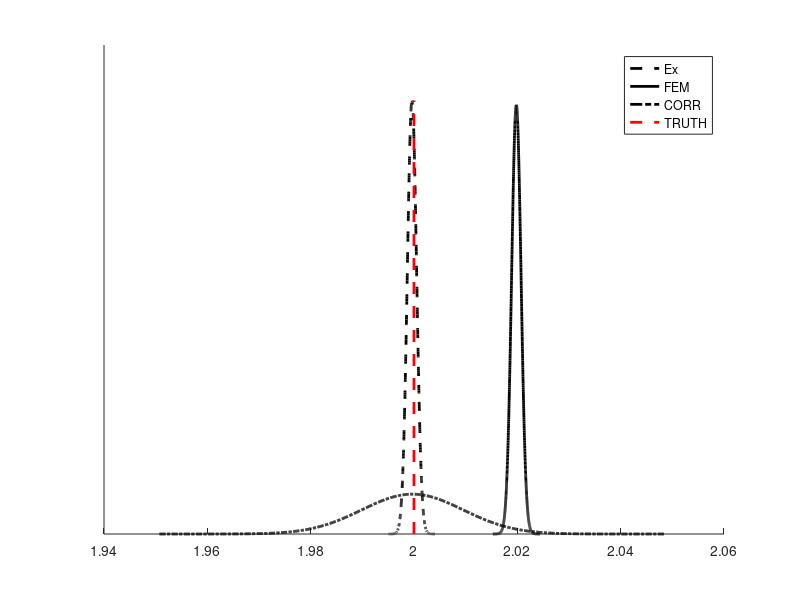

Recreate this plot in MATLAB.
clc; clear; close all
%% 
h = 0.1;
xGrid = 0 : h : 1;
nElements = length(xGrid) - 1;

A = 1 / h * gallery('tridiag', nElements - 1);
F = h * ones(nElements - 1, 1);

% Exact solution
thetaEx = 2;
uEx = @(x, theta) theta / 2 * (-x.^2 + x);

% Observation
gamma = 10^(-4);
xObs = 2 / 3;
uObs = uEx(xObs, thetaEx) + gamma * randn(1);
 
% Prior (N(mT, sT^2)) 
mThetaPrior = 2;
sThetaPrior = 1;
prior = @(theta) exp(-(theta - mThetaPrior)^2 / (2 * sThetaPrior^2));

% Likelihood
likelihood = @(u) exp(-1 / (2 * gamma^2) * (u - uObs)^2);

%% Plot results
figure
hold on

% Theoretical
% exact
uTildeEx = uEx(xObs, thetaEx) / thetaEx;
mu = (uTildeEx * uObs * sThetaPrior^2 + mThetaPrior * gamma^2) ...
    / (gamma^2 + uTildeEx^2 * sThetaPrior^2);
varEx = sThetaPrior^2 * gamma^2 / (gamma^2 + uTildeEx^2 * sThetaPrior^2);
xPlot = linspace(mu - 5 * sqrt(varEx), mu + 5 * sqrt(varEx), 1000);
exDistr = normpdf(xPlot, mu, sqrt(varEx));
plot(xPlot, exDistr, 'k--', 'linewidth', 2)

% FEM
uTilde = interp1(xGrid, uEx(xGrid, thetaEx), xObs) / thetaEx;
muFEM = (uTilde * uObs * sThetaPrior^2 + mThetaPrior * gamma^2) ...
    / (gamma^2 + uTilde^2 * sThetaPrior^2);
varFEM = sThetaPrior^2 * gamma^2 / (gamma^2 + uTilde^2 * sThetaPrior^2);
xPlotFEM = linspace(muFEM - 5 * sqrt(varFEM), muFEM + 5 * sqrt(varFEM), 1000);
plot(xPlotFEM, normpdf(xPlotFEM, muFEM, sqrt(varFEM)), 'k', 'linewidth', 2)

% FEM CORRECTED

% Estimate modeling error mean and variance
nModError = 1000;
thetaModError = random('normal', mThetaPrior, sThetaPrior, nModError, 1);
for i = 1 : nModError
   e(i) = uEx(xObs, thetaModError(i)) - interp1(xGrid, uEx(xGrid, thetaModError(i)), xObs);
end
modErrorMean = mean(e);
modErrorVar = var(e);

muFEMCorr = ((gamma^2 + modErrorVar) * mThetaPrior + uTilde * (uObs - modErrorMean) * sThetaPrior^2) / ...
    (gamma^2 + modErrorVar + sThetaPrior^2 * uTilde^2);
varFEMCorr =  (sThetaPrior^2 * (gamma^2 + modErrorVar))/ ...
    (gamma^2 + modErrorVar + sThetaPrior^2 * uTilde^2);
xPlotFEMCorr = linspace(muFEMCorr - 5 * sqrt(varFEMCorr), muFEMCorr + 5 * sqrt(varFEMCorr), 1000);
plot(xPlotFEMCorr, normpdf(xPlotFEMCorr, muFEMCorr, sqrt(varFEMCorr)), 'k-.', 'linewidth', 2)

set(gca, 'yTick', [])

% Truth
plot([thetaEx, thetaEx], [0, max(exDistr)], 'r--', 'LineWidth', 2)  

legend('Ex', 'FEM', 'CORR', 'TRUTH')